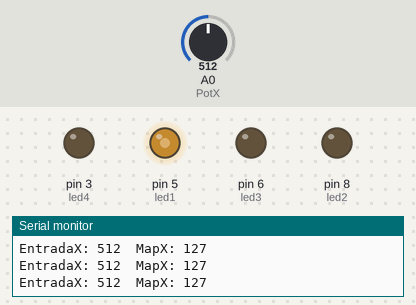
This sketch was run on a simulated Arduino Uno, built with avr-gcc and run on an emulated ATmega328P. Shown: output pins drawn as LEDs (lit = HIGH), the last lines printed to the serial monitor. The test bench sets the inputs (shaded band); at power-on: A0 (PotX) = 512.

Above: at 1.2 s.
1.3 s: A0 (PotX) set to 421
At 2.5 s:
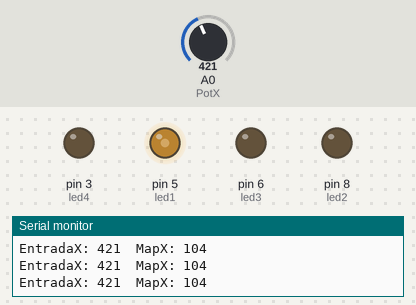
4.3 s: A0 (PotX) set to 384
At 4.6 s:
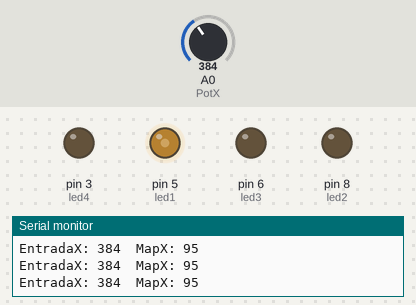
7.3 s: A0 (PotX) set to 109
At 8.5 s:
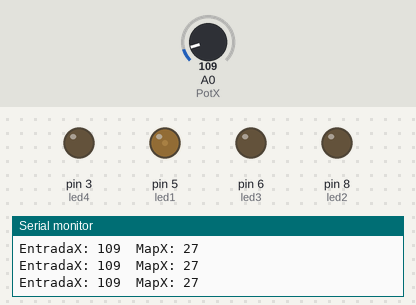
8.8 s: A0 (PotX) set to 95
At 10.0 s:
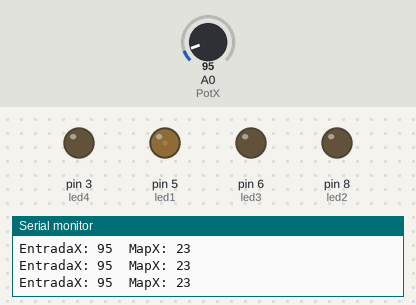
11.8 s: A0 (PotX) set to 43
At 12.1 s:
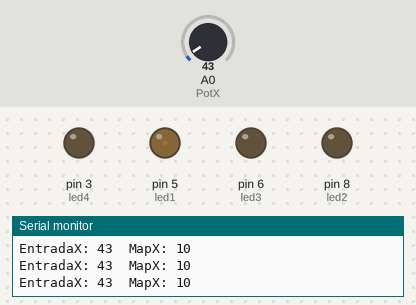
14.8 s: A0 (PotX) set to 38
At 15.5 s:
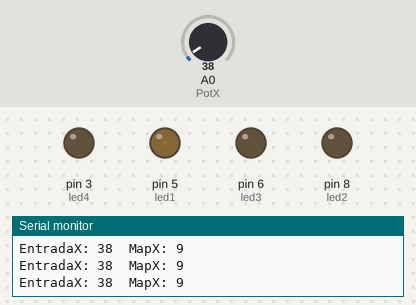
Timing chart, 0 to 17.3 s (numbered marks = the images above; inputs shaded):
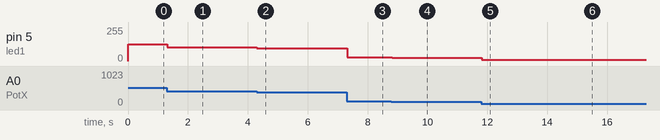

The sketch:

2-One-LED_Analog.ino
```cpp
const int led1 = 5, led2 = 8, led3 = 6, led4 = 3;
const int PotX = A0, PotY = A1;
int EntradaX = 0, EntradaY = 0, MapX = 0, MapY = 0;

// commands just to print a line or a tab
void tab  () {Serial.print("\t");}
void line () {Serial.print("\n");}

void setup () {
  pinMode(led1, OUTPUT);
  pinMode(led2, OUTPUT);
  pinMode(led3, OUTPUT);
  pinMode(led4, OUTPUT);
  Serial.begin(9600);
}

void loop () {
  EntradaX = analogRead(PotX);
  MapX = map(EntradaX, 0, 1023, 0, 254);
  analogWrite(led1, MapX);

  Serial.print("EntradaX: ");
  Serial.print(EntradaX);
  tab();

  Serial.print("MapX: ");
  Serial.print(MapX);
  line();
}
```

Measured:
- after the input at 1.3 s, pin 5 (led1): 127/255 → 104/255 at once
- after the input at 4.3 s, pin 5 (led1): 104/255 → 95/255 at once
- after the input at 7.3 s, pin 5 (led1): 95/255 → 27/255 at once
- after the input at 8.8 s, pin 5 (led1): 27/255 → 23/255 at once
- after the input at 11.8 s, pin 5 (led1): 23/255 → 10/255 at once
- after the input at 14.8 s, pin 5 (led1): 10/255 → 9/255 at once
